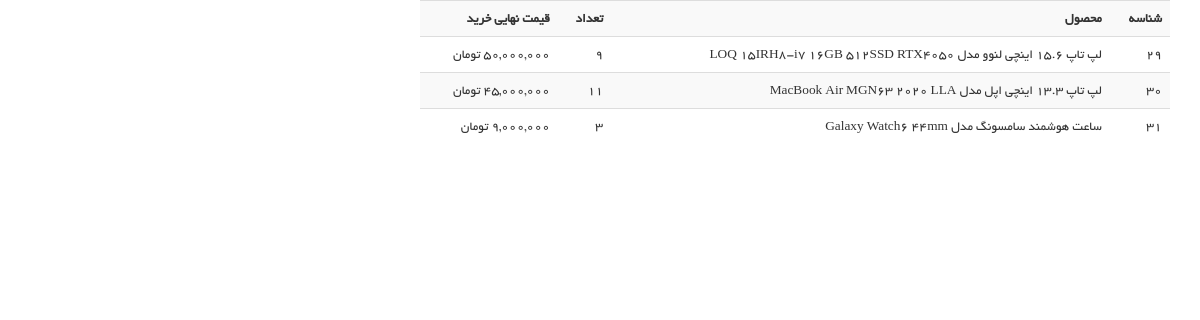
The app's page /user/user-shopping-detail/3 (signed in) with its own data.
### order_module/models.py (models this page shows, shortened)
class OrderDetail(models.Model):
    product = models.ForeignKey(Product, on_delete=models.CASCADE, verbose_name='محصول')
    order = models.ForeignKey(Order, on_delete=models.CASCADE, verbose_name='سبد خرید')
    final_price = models.IntegerField(null=True, blank=True, verbose_name='قیمت نهایی تک محصول')
    count = models.IntegerField(verbose_name='تعداد')
    class Meta:
        verbose_name = 'جزئیات سبد خرید'
        verbose_name_plural = 'لیست جزئیات سبد های خرید '

### product_module/models.py (models this page shows, shortened)
class Product(models.Model):
    title = models.CharField(max_length=300, verbose_name='نام محصول')
    category = models.ManyToManyField(ProductCategory, related_name='product_categories', verbose_name='دسته بندی ها')
    image = models.ImageField(upload_to='images/products', null=True, blank=True, verbose_name='تصویر محصول')
    brand = models.ForeignKey(ProductBrand, on_delete=models.CASCADE, verbose_name='برند', null=True, blank=True)
    price = models.IntegerField(verbose_name='قیمت')
    short_description = models.CharField(max_length=360, db_index=True, null=True, verbose_name='توضیحات کوتاه')
    description = models.TextField(verbose_name='توضیحات اصلی', db_index=True)
    slug = models.SlugField(default="", null=False, db_index=True, blank=True, max_length=200, unique=True,
                            verbose_name='عنوان در url')
    is_active = models.BooleanField(default=False, verbose_name='فعال / غیرفعال')
    is_delete = models.BooleanField(verbose_name='حذف شده / نشده')
    class Meta:
        verbose_name = 'محصول'
        verbose_name_plural = 'محصولات'

### user_panel_module/views.py (the view)
# urls.py: path('user-shopping-detail/<order_id>', views.my_shopping_detail ,name='user_shopping_detail_page'),
def my_shopping_detail(request: HttpRequest, order_id):
    order = Order.objects.prefetch_related('orderdetail_set').filter(id=order_id, user_id=request.user.id).first()
    if order is None:
        return Http404('سبد خرید مورد نظر یافت نشد')
    context = {
        'order': order
    }
    return render(request, 'user_panel_module/user_shopping_detail_page.html', context)

### polls/templatetags/poll_extras.py (called while the page is built)
@register.filter(name='three_digits_currency')
def three_digits_currency(value: int):
    try:
        value = int(value)
        return '{:,}'.format(value) + ' ' + 'تومان'
    except (TypeError, ValueError):
        return 'Invalid value'

### user_panel_module/templates/user_panel_module/user_shopping_detail_page.html (shortened to what this page needs)
{% extends 'shared/_layout.html' %}
{% load render_partial %}
{% load poll_extras %}
{% block content %}
    <div class="container">
        <div class="row">
            <div class="col-md-8">
                <table class="table table-responsive table-hover table-striped">
                    <tr>
                        <th class="text-right">شناسه</th>
                        <th class="text-right">محصول</th>
                        <th class="text-right">تعداد</th>
                        <th class="text-right">قیمت نهایی خرید</th>
                    </tr>
                    {% for detail in order.orderdetail_set.all %}
                        <tr>
                            <td class="text-right">{{ detail.id }}</td>
                            <td class="text-right">{{ detail.product.title }}</td>
                            <td class="text-right">{{ detail.count }}</td>
                            <td class="text-right">{{ detail.final_price|three_digits_currency }}</td>
                        </tr>
                    {% endfor %}
                </table>
            </div>
        </div>
    </div>
{% endblock %}

### static/css/main.css (style rules this page uses)
body { font-family: 'BYekan'; font-size: 10pt; position: relative; font-weight: normal; direction: rtl; }

### records on screen
OrderDetail: id "29", product "لپ تاپ 15.6 اینچی لنوو مدل LOQ 15IRH8-i7 16GB 512SSD RTX4050", count "9", final_price|three_digits_currency "50,000,000 تومان"
OrderDetail: id "30", product "لپ تاپ 13.3 اینچی اپل مدل MacBook Air MGN63 2020 LLA", count "11", final_price|three_digits_currency "45,000,000 تومان"
OrderDetail: id "31", product "ساعت هوشمند سامسونگ مدل Galaxy Watch6 44mm", count "3", final_price|three_digits_currency "9,000,000 تومان"
